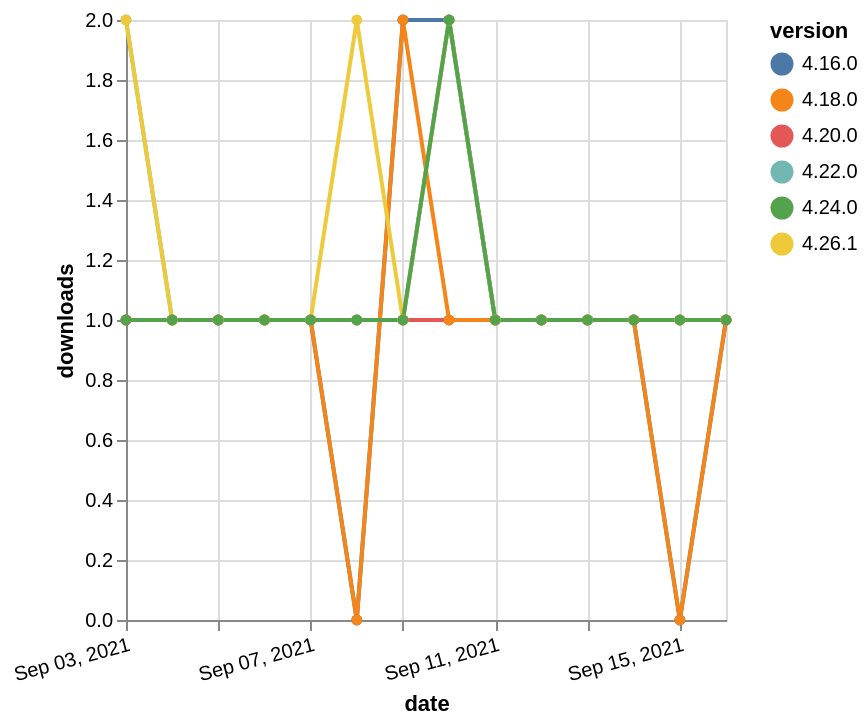

Vega-Lite specification stored for this chart:
### Vega-Lite specification from a JSON file in a GitHub repository (floating-point values rounded to 4 significant figures)
{"$schema": "https://vega.github.io/schema/vega-lite/v5.json", "description": "A simple bar chart with embedded data.", "data": {"values": [{"date": "2021-09-03", "total": 216, "delta": 1, "version": "4.16.0"}, {"date": "2021-09-04", "total": 217, "delta": 1, "version": "4.16.0"}, {"date": "2021-09-05", "total": 218, "delta": 1, "version": "4.16.0"}, {"date": "2021-09-06", "total": 219, "delta": 1, "version": "4.16.0"}, {"date": "2021-09-07", "total": 220, "delta": 1, "version": "4.16.0"}, {"date": "2021-09-08", "total": 220, "delta": 0, "version": "4.16.0"}, {"date": "2021-09-09", "total": 222, "delta": 2, "version": "4.16.0"}, {"date": "2021-09-10", "total": 224, "delta": 2, "version": "4.16.0"}, {"date": "2021-09-11", "total": 225, "delta": 1, "version": "4.16.0"}, {"date": "2021-09-12", "total": 226, "delta": 1, "version": "4.16.0"}, {"date": "2021-09-13", "total": 227, "delta": 1, "version": "4.16.0"}, {"date": "2021-09-14", "total": 228, "delta": 1, "version": "4.16.0"}, {"date": "2021-09-15", "total": 228, "delta": 0, "version": "4.16.0"}, {"date": "2021-09-16", "total": 229, "delta": 1, "version": "4.16.0"}, {"date": "2021-09-03", "total": 169, "delta": 1, "version": "4.20.0"}, {"date": "2021-09-04", "total": 170, "delta": 1, "version": "4.20.0"}, {"date": "2021-09-05", "total": 171, "delta": 1, "version": "4.20.0"}, {"date": "2021-09-06", "total": 172, "delta": 1, "version": "4.20.0"}, {"date": "2021-09-07", "total": 173, "delta": 1, "version": "4.20.0"}, {"date": "2021-09-08", "total": 174, "delta": 1, "version": "4.20.0"}, {"date": "2021-09-09", "total": 175, "delta": 1, "version": "4.20.0"}, {"date": "2021-09-10", "total": 176, "delta": 1, "version": "4.20.0"}, {"date": "2021-09-11", "total": 177, "delta": 1, "version": "4.20.0"}, {"date": "2021-09-12", "total": 178, "delta": 1, "version": "4.20.0"}, {"date": "2021-09-13", "total": 179, "delta": 1, "version": "4.20.0"}, {"date": "2021-09-14", "total": 180, "delta": 1, "version": "4.20.0"}, {"date": "2021-09-15", "total": 181, "delta": 1, "version": "4.20.0"}, {"date": "2021-09-16", "total": 182, "delta": 1, "version": "4.20.0"}, {"date": "2021-09-03", "total": 149, "delta": 2, "version": "4.22.0"}, {"date": "2021-09-04", "total": 150, "delta": 1, "version": "4.22.0"}, {"date": "2021-09-05", "total": 151, "delta": 1, "version": "4.22.0"}, {"date": "2021-09-06", "total": 152, "delta": 1, "version": "4.22.0"}, {"date": "2021-09-07", "total": 153, "delta": 1, "version": "4.22.0"}, {"date": "2021-09-08", "total": 154, "delta": 1, "version": "4.22.0"}, {"date": "2021-09-09", "total": 155, "delta": 1, "version": "4.22.0"}, {"date": "2021-09-10", "total": 157, "delta": 2, "version": "4.22.0"}, {"date": "2021-09-11", "total": 158, "delta": 1, "version": "4.22.0"}, {"date": "2021-09-12", "total": 159, "delta": 1, "version": "4.22.0"}, {"date": "2021-09-13", "total": 160, "delta": 1, "version": "4.22.0"}, {"date": "2021-09-14", "total": 161, "delta": 1, "version": "4.22.0"}, {"date": "2021-09-15", "total": 162, "delta": 1, "version": "4.22.0"}, {"date": "2021-09-16", "total": 163, "delta": 1, "version": "4.22.0"}, {"date": "2021-09-03", "total": 172, "delta": 1, "version": "4.18.0"}, {"date": "2021-09-04", "total": 173, "delta": 1, "version": "4.18.0"}, {"date": "2021-09-05", "total": 174, "delta": 1, "version": "4.18.0"}, {"date": "2021-09-06", "total": 175, "delta": 1, "version": "4.18.0"}, {"date": "2021-09-07", "total": 176, "delta": 1, "version": "4.18.0"}, {"date": "2021-09-08", "total": 176, "delta": 0, "version": "4.18.0"}, {"date": "2021-09-09", "total": 178, "delta": 2, "version": "4.18.0"}, {"date": "2021-09-10", "total": 179, "delta": 1, "version": "4.18.0"}, {"date": "2021-09-11", "total": 180, "delta": 1, "version": "4.18.0"}, {"date": "2021-09-12", "total": 181, "delta": 1, "version": "4.18.0"}, {"date": "2021-09-13", "total": 182, "delta": 1, "version": "4.18.0"}, {"date": "2021-09-14", "total": 183, "delta": 1, "version": "4.18.0"}, {"date": "2021-09-15", "total": 183, "delta": 0, "version": "4.18.0"}, {"date": "2021-09-16", "total": 184, "delta": 1, "version": "4.18.0"}, {"date": "2021-09-03", "total": 118, "delta": 2, "version": "4.26.1"}, {"date": "2021-09-04", "total": 119, "delta": 1, "version": "4.26.1"}, {"date": "2021-09-05", "total": 120, "delta": 1, "version": "4.26.1"}, {"date": "2021-09-06", "total": 121, "delta": 1, "version": "4.26.1"}, {"date": "2021-09-07", "total": 122, "delta": 1, "version": "4.26.1"}, {"date": "2021-09-08", "total": 124, "delta": 2, "version": "4.26.1"}, {"date": "2021-09-09", "total": 125, "delta": 1, "version": "4.26.1"}, {"date": "2021-09-10", "total": 127, "delta": 2, "version": "4.26.1"}, {"date": "2021-09-11", "total": 128, "delta": 1, "version": "4.26.1"}, {"date": "2021-09-12", "total": 129, "delta": 1, "version": "4.26.1"}, {"date": "2021-09-13", "total": 130, "delta": 1, "version": "4.26.1"}, {"date": "2021-09-14", "total": 131, "delta": 1, "version": "4.26.1"}, {"date": "2021-09-15", "total": 132, "delta": 1, "version": "4.26.1"}, {"date": "2021-09-16", "total": 133, "delta": 1, "version": "4.26.1"}, {"date": "2021-09-03", "total": 160, "delta": 1, "version": "4.24.0"}, {"date": "2021-09-04", "total": 161, "delta": 1, "version": "4.24.0"}, {"date": "2021-09-05", "total": 162, "delta": 1, "version": "4.24.0"}, {"date": "2021-09-06", "total": 163, "delta": 1, "version": "4.24.0"}, {"date": "2021-09-07", "total": 164, "delta": 1, "version": "4.24.0"}, {"date": "2021-09-08", "total": 165, "delta": 1, "version": "4.24.0"}, {"date": "2021-09-09", "total": 166, "delta": 1, "version": "4.24.0"}, {"date": "2021-09-10", "total": 168, "delta": 2, "version": "4.24.0"}, {"date": "2021-09-11", "total": 169, "delta": 1, "version": "4.24.0"}, {"date": "2021-09-12", "total": 170, "delta": 1, "version": "4.24.0"}, {"date": "2021-09-13", "total": 171, "delta": 1, "version": "4.24.0"}, {"date": "2021-09-14", "total": 172, "delta": 1, "version": "4.24.0"}, {"date": "2021-09-15", "total": 173, "delta": 1, "version": "4.24.0"}, {"date": "2021-09-16", "total": 174, "delta": 1, "version": "4.24.0"}]}, "width": "container", "mark": {"type": "line", "point": {"filled": true}}, "encoding": {"x": {"field": "date", "type": "temporal", "timeUnit": "yearmonthdate", "title": "date", "axis": {"labelAngle": -15}}, "y": {"field": "delta", "type": "quantitative", "title": "downloads"}, "color": {"field": "version", "type": "nominal"}, "tooltip": {"field": "delta"}}}
